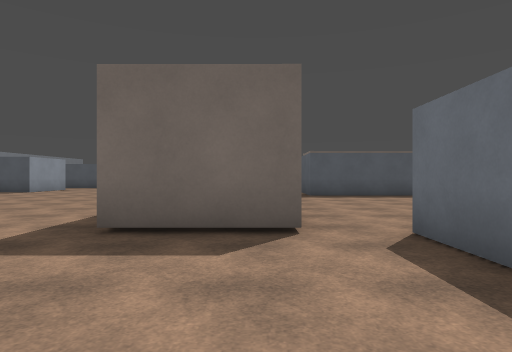
view 1 (above)

24 first-person views from a walk through a level from a Godot 3-D game. The camera is 1.4 m above the floor, looks level and sees 75° across. The floor is counted in squares, 2 m on a side. Each view is taken from the middle of a square. On the plan, view 1 faces up. The plan holds only what a view shows up to about 10 squares ahead; the rest is blank. The place goes on beyond the plan. Surface patterns are stand-ins for the level's own textures.

view 2
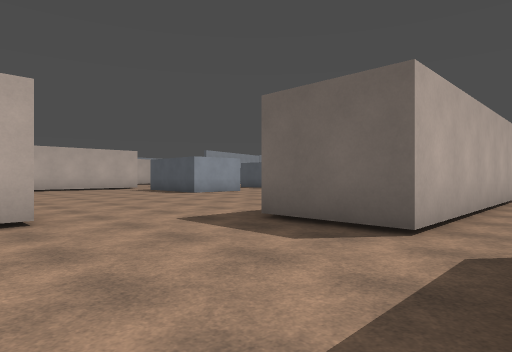

view 3
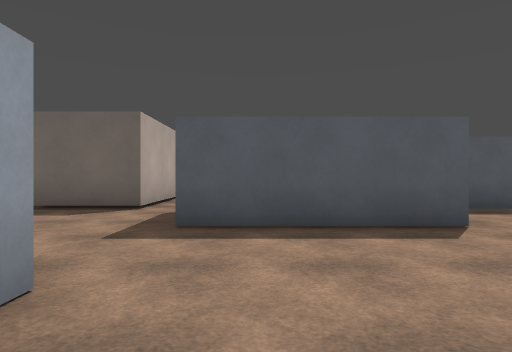

view 4
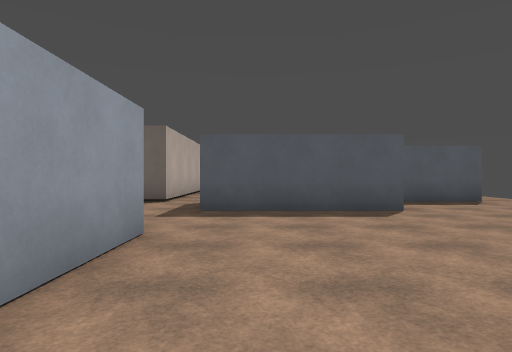

view 5
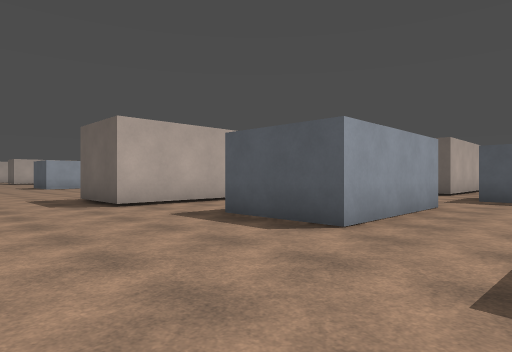

view 6
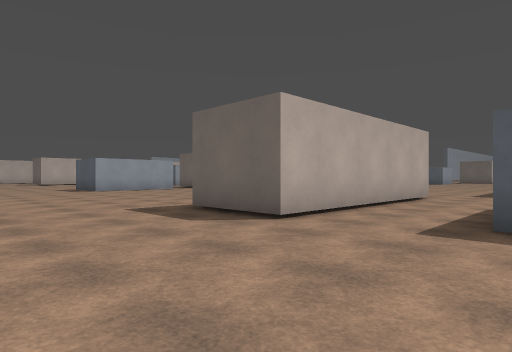

view 7
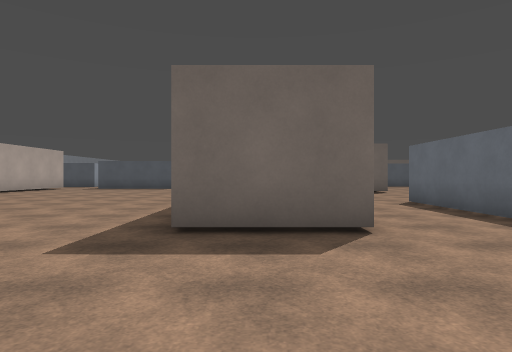

view 8
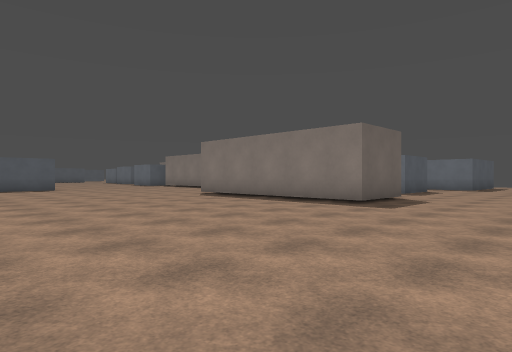

view 9
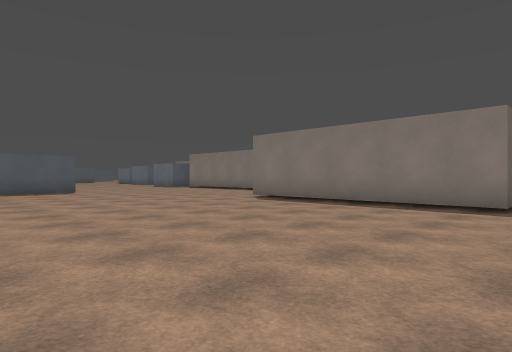

view 10
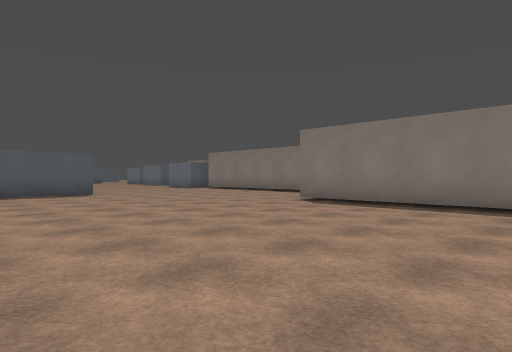

view 11
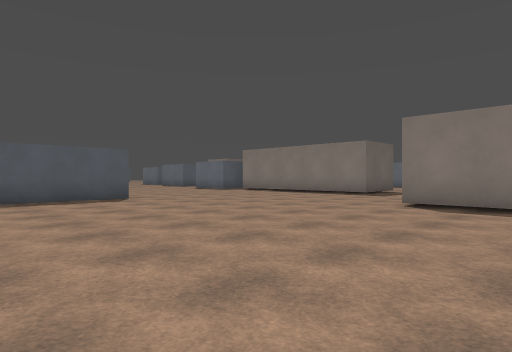

view 12
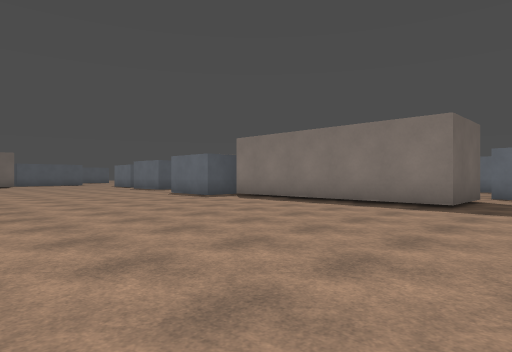

view 13
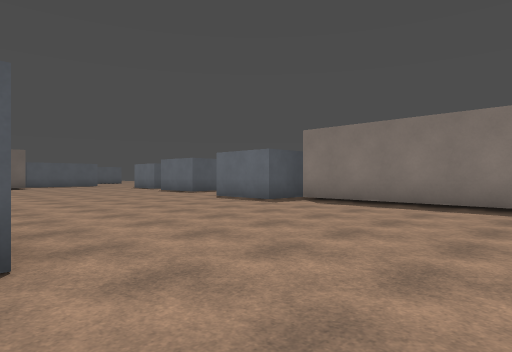

view 14
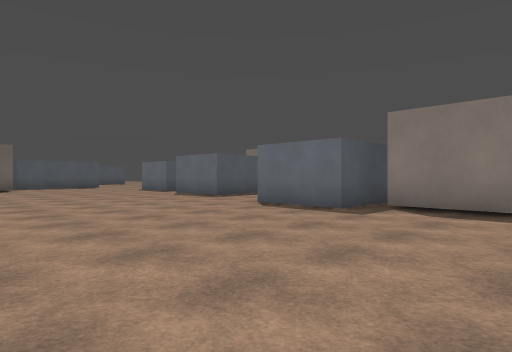

view 15
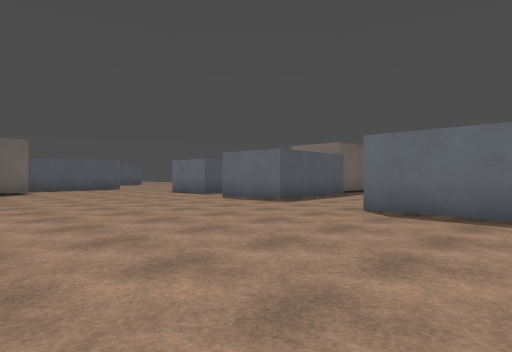

view 16
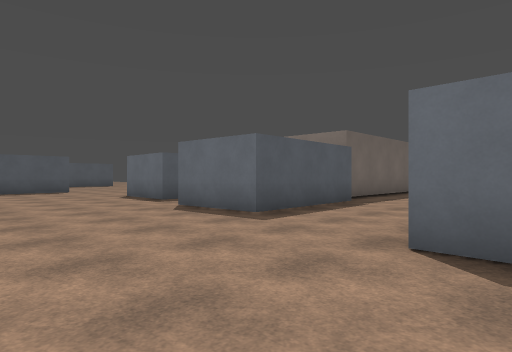

view 17
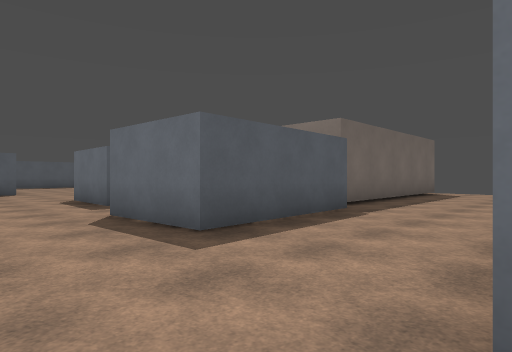

view 18
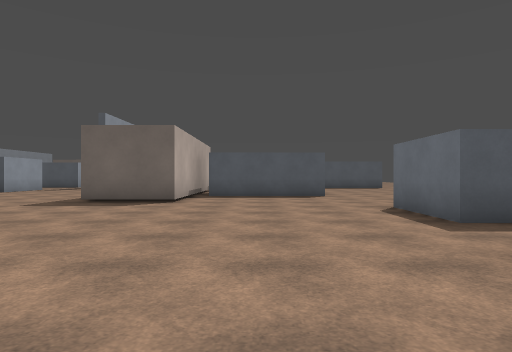

view 19
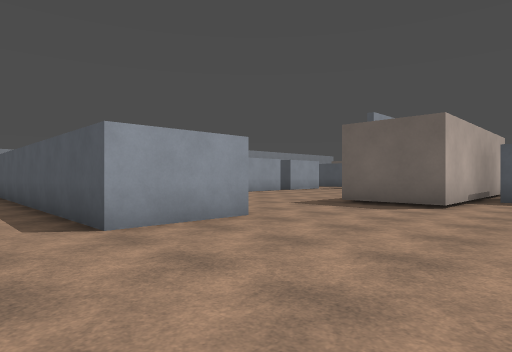

view 20
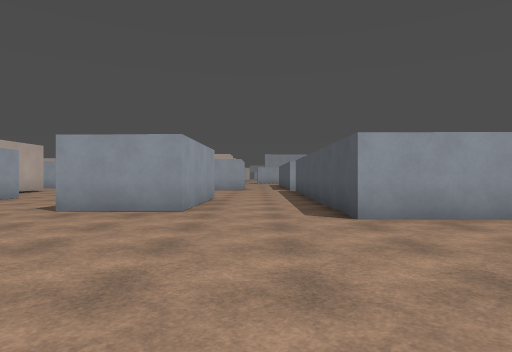

view 21
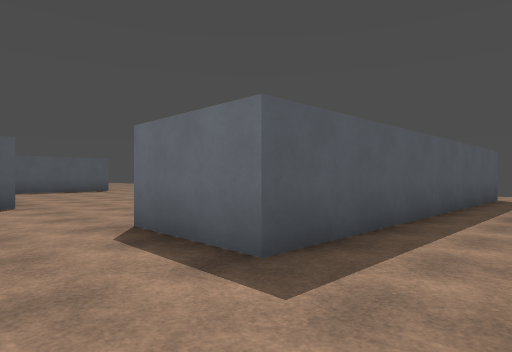

view 22
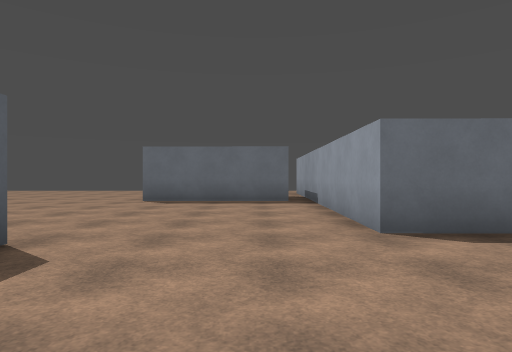

view 23
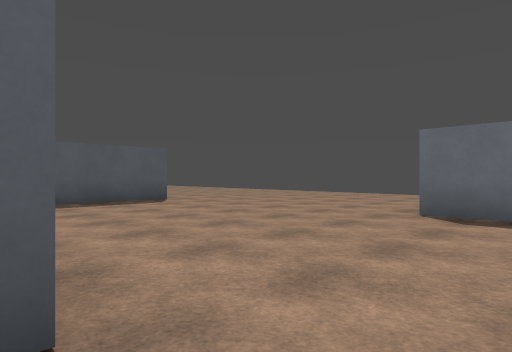

view 24
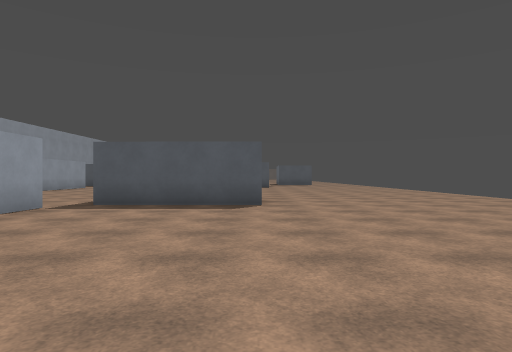

### Floor plan
Key: @ floor where view 1 was taken; # wall or solid block; . floor; O other object.
Columns run from 14 left of view 1 to 10 right of it. Each row starts with its distance up from view 1.
 38            ..     .......
 37            ..     .......
 36             .#####......
 35             #...........
 34             #..........
 33              .........
 32              .........
 31              .........
 30         O    .........
 29         O#  #.....#
 28         O. .......#
 27    ...  O.........#
 26    ...OOO.........##
 25    ................#
 24     .........#######
 23      ........#######
 22      #.......##########
 21      #................
 20 ######.......#   O
 19 .............#   O
 18  ............####OOOO
 17  .....................
 16  ####.................
 15     #..............
 14     #.......#
 13   ..........#
 12  ...........###
 11  ..  .......O O
 10  #   .......O O....
  9  #   .......O O....
  8  ####.......O O....
  7  ...........O O...
  6  ...........O O...
  5  ...........O O..
  4  ...........OOO.#    ###
  3  ...............#    ...
  2 ................#####...
  1 ........O O............
  0 ........O O...@.......
 -1 ........O O..###.....
 -2 ........O O..###.....
 -3 ........O O..###....
 -4 ........O O..###...
 -5 ........O O..###..
 -6 ........OOO.......
 -7 ...................
 -8 ...................
 -9 ...................
-10 .....    ......

Where each view was taken, in squares from view 1:
view 1: 0 up, 0 right, facing up
view 2: 0 up, 2 right, facing up-left
view 3: 3 down, 3 right, facing up
view 4: 5 down, 3 right, facing up
view 5: 9 down, 4 right, facing up-left
view 6: 10 down, 0 right, facing up-left
view 7: 10 down, 5 left, facing up
view 8: 10 down, 14 left, facing up-right
view 9: 7 down, 14 left, facing up-right
view 10: 5 down, 14 left, facing up-right
view 11: 2 down, 14 left, facing up-right
view 12: 2 up, 10 left, facing up-right
view 13: 5 up, 10 left, facing up-right
view 14: 8 up, 9 left, facing up-right
view 15: 11 up, 9 left, facing up-right
view 16: 13 up, 6 left, facing up-right
view 17: 14 up, 4 left, facing up-right
view 18: 17 up, 4 left, facing up
view 19: 18 up, 4 left, facing up-left
view 20: 18 up, 3 left, facing left
view 21: 20 up, 3 left, facing up-right
view 22: 26 up, 5 left, facing right
view 23: 27 up, 2 left, facing up-right
view 24: 28 up, 3 right, facing up
